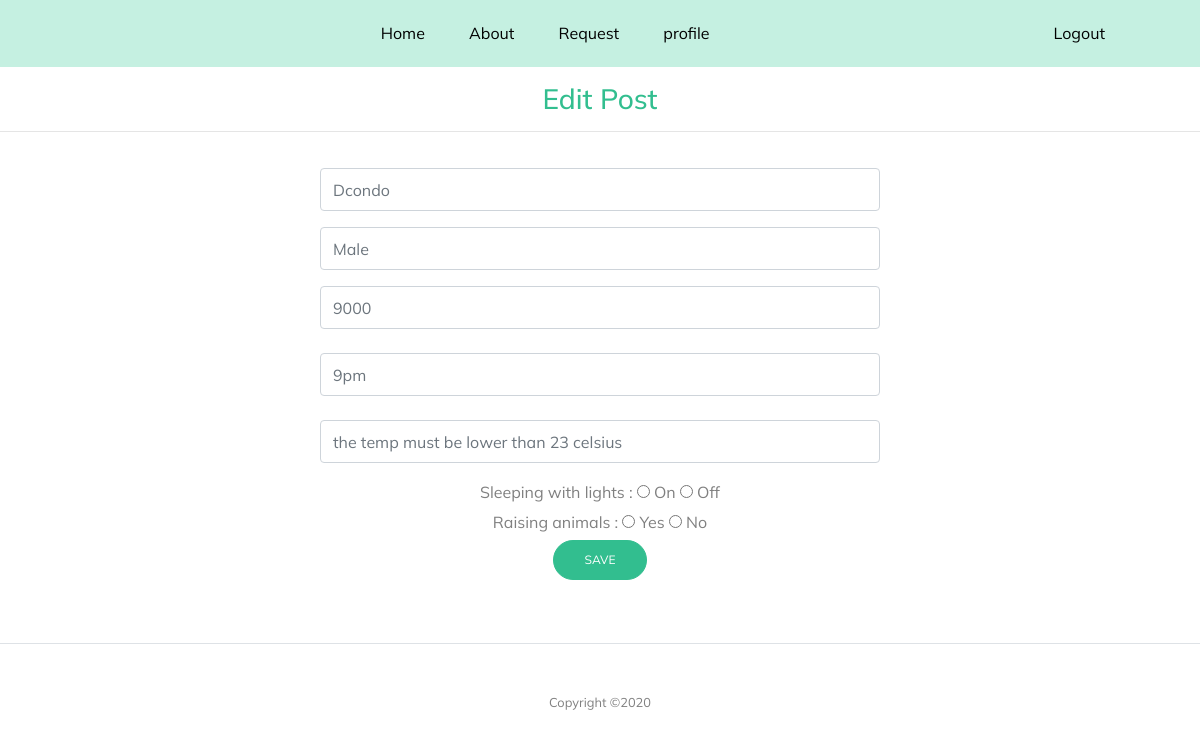
Screenshot of /editPost/3 with the database file from the repository.
### matefinder/models.py (models this page shows, shortened)
class DormInformation(models.Model):
    username = models.CharField(max_length=255)
    name_dorm = models.CharField(max_length=255)
    details_dorm = models.CharField(max_length=255)
    type_dorm = models.CharField(max_length=255)
    price = models.IntegerField()
    light = models.BooleanField()
    timetosleep = models.CharField(max_length=255)
    pet = models.BooleanField()

### matefinder/views.py (the view)
# urls.py: path('editPost/<int:pk>', views.editPost, name='editPost'),
def editPost(request, pk):
    d = DormInformation.objects.get(id=pk)
    return render(request, 'edit.html', {
        "dorm": d
    })

### templates/edit.html (shortened to what this page needs)
{% block body %}
{% load static %}
<link rel="stylesheet" type="text/css" href="{% static '/css/styleabout.css' %}" />
<html lang="en">
  <head>
    <link rel="stylesheet" href="../static/css/bootstrap.min.css"  rel="stylesheet" />
    <link rel="stylesheet" href="../static/css/styleabout.css" rel="stylesheet"  />
  </head>
  <body data-spy="scroll" data-target=".site-navbar-target" data-offset="300">
    <div class="site-wrap">
      <header class="site-navbar light js-sticky-header site-navbar-target" role="banner">
        <div class="container"  style="background-color:#c5f0e1; max-width: 140%;" >
          <div class="col-sm-12">
            <div class="col-sm-12">
              <nav class="site-navigation position-relative text-right" role="navigation"  style="margin-right: 30px;">
                <ul class="site-menu main-menu js-clone-nav mr-auto d-none d-lg-block">
                  <li><a href="#" class="nav-link">Home</a></li>
                  <li class="has-children">
                  <li><a href="#" class="nav-link">About</a></li>
                  <li><a href="#" class="nav-link">Request</a></li>
                  <li><a href="#" class="nav-link">profile</a></li>
                  <li style="margin-left: 300px;"><a href="{% url 'login' %}" class="nav-link">Logout</a></li>
                </ul>
              </nav>
            </div>
          </div>
        </div>
      </header>
      <br><br><br>
            <div class="section-heading">
                <h3 class="team">Edit Post</h3> <hr>
              </div>
            <form action={% url 'updatePost' dorm.id %} method="POST">
            <article class="card-body mx-auto" style="max-width: 50%;">
              <div class="form-group">
                <input type="name_dorm" class="form-control" id="name_dorm" name="name_dorm" placeholder="{{ dorm.name_dorm }}">
              </div>
              <div class="form-group">
                <input type="type_dorm" class="form-control" id="type_dorm" name="type_dorm" placeholder="{{ dorm.type_dorm }}">
              </div>
              <div class="form-group">
                <input type="price" class="form-control" id="price" name="price" placeholder="{{ dorm.price }}">
              </div>
              <div class="form-group">
                <input type="timetosleep" class="form-control" id="timetosleep" name="timetosleep" placeholder="{{ dorm.timetosleep }}">
              </div>
              <div class="form-group">
                <input type="details_dorm" class="form-control" id="details_dorm" name="details_dorm" placeholder="{{ dorm.details_dorm }}">
              </div>
              <center>
            <div class="form-group" style="margin-bottom: -5px;">
              Sleeping with lights :
                <input type="radio" id="lightOn" name="light" value="True">
                <label for="lightOn">On</label>
                <input type="radio" id="lightOff" name="light" value="False">
                <label for="lightOff">Off</label>
            </div>
            <div class="form-group" style="margin-bottom: -5px;">
              Raising animals :
                <input type="radio" id="lightOn" name="pet" value="True">
                <label for="animalYes">Yes</label>
                <input type="radio" id="lightOff" name="pet" value="False">
                <label for="animalNo">No</label>
            </div>
              <button type="submit" class="btn btn-primary">Save</button>
       </article>
      </form>
      <br>
      <div class="row text-center">
        <div class="col-md-12">
          <div class="border-top pt-5">
            <p class="copyright"><small>
              Copyright &copy;<script>document.write(new Date().getFullYear());</script>
            </div>
          </div>
        </div>
    </div>
  </body>
  </html>
</html>
{% endblock %}

### static/css/styleabout.css (style rules this page uses)
html { overflow-x: hidden; }
body { line-height: 1.7; color: gray; font-weight: 400; font-size: 1rem; }
a { -webkit-transition: .3s all ease; -o-transition: .3s all ease; transition: .3s all ease; }
h1, h2, h3, h4, h5, .h1, .h2, .h3, .h4, .h5 { font-family: "Mulish", -apple-system, BlinkMacSystemFont, "Segoe UI", Roboto, "Helvetica Neue", Arial, "Noto Sans", sans-serif, "Apple Color Emoji", "Segoe UI Emoji", "Segoe UI Symbol", "Noto Color Emoji"; }
body:after { -webkit-transition: .3s all ease-in-out; -o-transition: .3s all ease-in-out; transition: .3s all ease-in-out; }
.btn { font-size: 12px; text-transform: uppercase; border-radius: 30px; padding: 10px 30px; }
.btn.btn-primary { background: #32be8f; border-color: #32be8f; color: #fff; }
.form-control { height: 43px; border-radius: 4px; font-family: "Mulish", -apple-system, BlinkMacSystemFont, "Segoe UI", Roboto, "Helvetica Neue", Arial, "Noto Sans", sans-serif, "Apple Color Emoji", "Segoe UI Emoji", "Segoe UI Symbol", "Noto Color Emoji"; }
.site-navbar { margin-bottom: 0px; z-index: 1999; position: absolute; top: 0; width: 100%; }
.site-navbar .site-navigation .site-menu { margin-bottom: 0; }
.site-navbar .site-navigation .site-menu a { text-decoration: none !important; display: inline-block; }
.site-navbar .site-navigation .site-menu > li { display: inline-block; }
.site-navbar .site-navigation .site-menu > li > a { padding: 20px 20px; color: #000; display: inline-block; text-decoration: none !important; }
.site-navbar .site-navigation .site-menu .has-children { position: relative; }
.section-heading { font-size: 30px; font-weight: 900; color: #32be8f; }
.team { text-align: center; }

### rows the page displays
DormInformation: name_dorm "Dcondo", type_dorm "Male", price "9000", timetosleep "9pm", details_dorm "the temp must be lower than 23 celsius"
